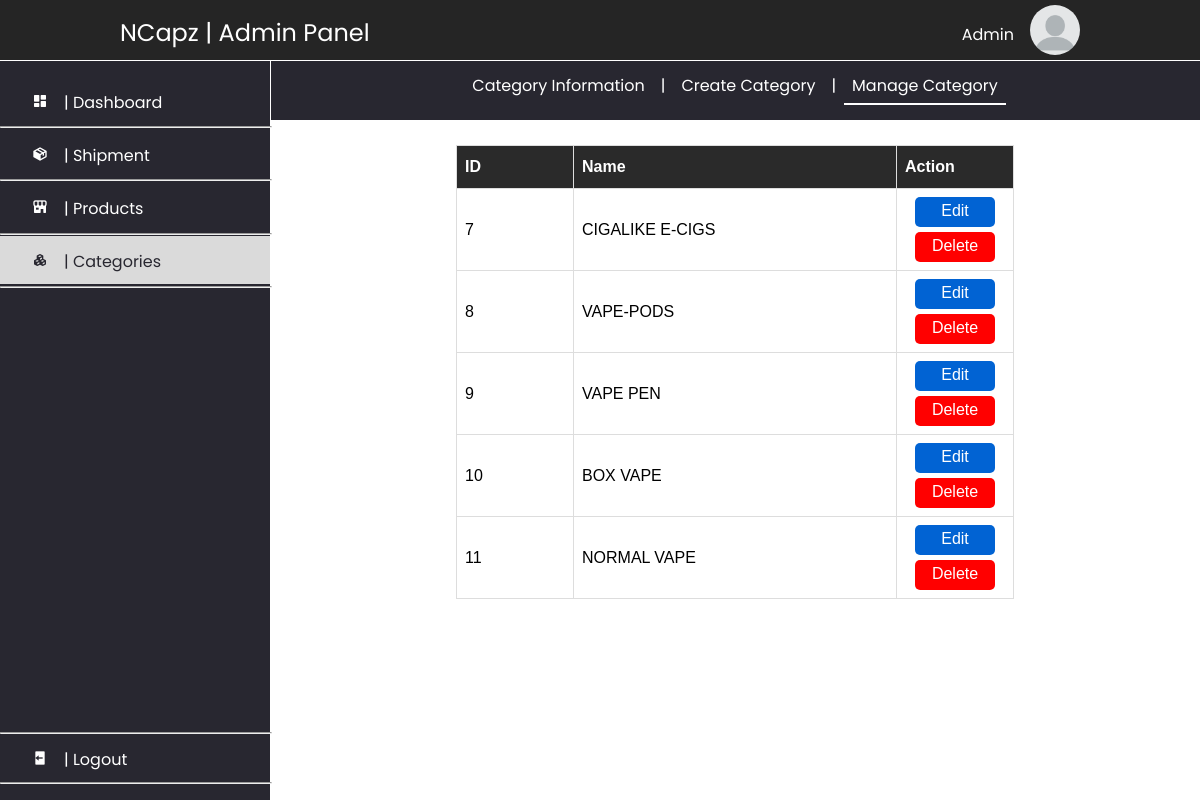
/admin/category_manage.php (signed in), run on the app's committed database.
### tables this page shows
CREATE TABLE `user` (
  `uid` int(255) NOT NULL,
  `email` varchar(255) NOT NULL,
  `username` varchar(255) NOT NULL,
  `password` varchar(255) NOT NULL,
  `permission` varchar(255) NOT NULL DEFAULT 'member',
  `profile_pic` varchar(255) NOT NULL DEFAULT 'user.jpg',
  `join_date` date DEFAULT current_timestamp()
);

CREATE TABLE `categories` (
  `categories_id` int(11) NOT NULL,
  `name` varchar(255) NOT NULL
);

### admin/category_manage.php (the view, shortened to what this page needs)
<?php
    include('../server.php');
    $uid = $_SESSION["uid"];
    $sql_userInformation = "SELECT * FROM user WHERE uid='$uid'";
    $res_userInformation = mysqli_query($conn, $sql_userInformation);
    $row_userInformation = mysqli_fetch_array($res_userInformation);
    $username = $row_userInformation['username'];
?>
<!DOCTYPE html>
<html lang="en">
<head>
    <link rel="stylesheet" href="../css/dashboard.css">
    <link href='https://unpkg.com/boxicons@2.0.7/css/boxicons.min.css' rel='stylesheet'>
</head>
<body class="body">
    <header>
        <div class="container-wrapper">
            <div id="container-wrapper-item1">
                <span id="admin-panel">NCapz | Admin Panel</span>
            </div>
            <div id="container-wrapper-item2">
                <span id="wrapper-username"><?php echo $username; ?></span>
                <img id="wrapper-staff-pic" src="../resource/staff_pic/default.png"></img>
            </div>
        </div>
    </header>
    <div style="height: 60px; width: 100%;"></div>
    <section id="main-container">
    <div class="nav-menu">
            <br><br><br>
            <a href="index.php" style="text-decoration: none;">
                <div  class="nav-menu-items">
                    <i class='bx bxs-dashboard icon'></i>|
                    <span>Dashboard</span>
                </div>
            </a>
            <hr>
            <a href="shipment_information.php" style="text-decoration: none;">
                <div class="nav-menu-items">
                    <i class='bx bxs-package icon'></i>|
                    <span>Shipment</span>
                </div>
            </a>
            <hr>
            <a href="product_information.php" style="text-decoration: none;">
                <div class="nav-menu-items">
                    <i class='bx bxs-store-alt icon'></i>|
                    <span>Products</span>
                </div>
            </a>
            <hr>
            <a href="category_information.php" style="text-decoration: none;">
                <div style="background-color: rgb(218, 218, 218); color: #282730;" class="nav-menu-items">
                    <i class='bx bxs-component icon'></i>|
                    <span>Categories</span>
                </div>
            </a>
            <hr>
            <a href="logout.php">
                <div id="logout-menu" class="nav-menu-items">
                    <hr>
                    <i class='bx bxs-log-out icon'></i>|
                    <span>Logout</span>
                    <hr>
                </div>
            </a>
        </div>
        <div class="nav-bar-breaker">
        </div>
        <div class="main-container">
            <div class="container-nav-bar">
                <a href="category_information.php" style="text-decoration: none;">
                    <div class="container-nav-bar-items">
                        <span>Category Information</span>
                    </div>
                </a>
                <div class="container-nav-bar-items">
                    <span>|</span>
                </div>
                <a style="text-decoration: none;" href="category_create.php">
                    <div class="container-nav-bar-items">
                        <span>Create Category</span>
                    </div>
                </a>
                <div class="container-nav-bar-items">
                    <span>|</span>
                </div>
                <a style="text-decoration: none;" href="category_manage.php">
                    <div style="border-bottom: 2px solid white;" class="container-nav-bar-items">
                        <span>Manage Category</span>
                    </div>
                </a>
            </div>
            <div class="container-items">
                <div style="width: 60%; margin: auto;">
                    <br>
                    <table id="styling-table1">
                        <tr>
                            <th style="width: 100px;">ID</th>
                            <th>Name</th>
                            <th style="width: 100px;">Action</th>
                        </tr>
                            <?php
                                $rec_limit = 6;
                                if(!empty($_REQUEST["page"])){
                                $page = $_REQUEST['page'];
                                $offset = ($page - 1) * $rec_limit;
                                }else{
                                    $offset = 0;
                                }
                                $sql2 = "Select * from categories limit $offset, $rec_limit";
                                $result = mysqli_query($conn,$sql2);
                                if(mysqli_num_rows($result) > 0){
                                    while($row = mysqli_fetch_assoc($result)){
                                        echo "<tr>";
                                            echo "<td>".$row['categories_id']."</td>";
                                            echo "<td>".$row['name']."</td>";
                                            echo "<td><a style='text-decoration: none;' href='edit_category.php?categoryID=".$row['categories_id']."'><div class='action-btn'><span>Edit</span></div></a>
                                            <a style='text-decoration: none;' href='delete_category.php?categoryID=".$row['categories_id']."'><div style='background-color: red; margin-top: 5px;' class='action-btn'><span>Delete</span></div></a></td>";
                                        echo "</tr>";
                                    }
                                }else{
                                    echo "<tr>";
                                        echo "<td style='text-align: center;' colspan='3'>Empty!</td>";
                                    echo "</tr>";
                                }
                                echo "</table>";
                            ?>
                </div>
            </div>
        </div>
    </section>
</body>
</html>

### css/dashboard.css (style rules this page uses)
body { margin: 0px; padding: 0px; font-family: "Poppins", sans-serif; background-color: white; }
header { position: fixed; background-color: rgb(37, 37, 37); width: 100%; height: 60px; border-bottom: 1px solid white; z-index: 10; color: white; }
.container-wrapper { display: flex; width: 80%; height: 100%; margin: auto; }
.container-wrapper div { width: 100%; }
#container-wrapper-item1 { margin-top: 15px; display: flex; justify-content: left; }
#container-wrapper-item2 { margin-top: 15px; display: flex; justify-content: right; }
#admin-panel { font-size: 1.5rem; }
section { display: flex; }
#wrapper-staff-pic { border-radius: 50%; width: 50px; height: 50px; margin-top: -10px; display: inline; }
#wrapper-username { margin-right: 1rem; margin-top: 7px; }
#main-container { height: 100%; min-width: 900px; }
.nav-menu { position: fixed; background-color: #282730; width: 270px; height: 100%; border-right: 1px solid white; z-index: 5; top: 0px; }
.nav-menu div { color: white; margin-top: 0.1rem; margin-bottom: 0.1rem; }
#logout-menu { position: absolute; width: 270px; bottom: 0; margin-bottom: 1rem; }
.nav-menu-items i { margin-right: 1rem; margin-left: 2rem; margin-top: 1rem; margin-bottom: 1rem; }
.nav-menu hr { width: 100%; margin-top: 0px; margin-bottom: 0px; }
.main-container { margin: auto; width: 100%; }
.nav-bar-breaker { width: 270px; min-width: 270px; }
.container-items { margin: auto; width: 100%; background-color: white; padding-bottom: 2rem; }
.container-nav-bar { margin: auto; background-color: #282730; width: 100%; height: 60px; display: flex; box-shadow: rgb(146, 146, 146) 0px -3px; justify-content: center; }
.container-nav-bar-items span { color: white; margin-left: 0.5rem; margin-right: 0.5rem; }
.container-nav-bar-items { height: 30px; margin-top: 13px; }
#styling-table1 { font-family: Arial, Helvetica, sans-serif; border-collapse: collapse; width: 100%; }
#styling-table1 td, #styling-table1 th { border: 1px solid #ddd; padding: 8px; }
#styling-table1 th { padding-top: 12px; padding-bottom: 12px; text-align: left; background-color: #2a2a2a; color: white; }
.action-btn { width: 80px; height: 30px; margin: auto; text-align: center; color: white; background-color: #0163d3; border-radius: 5px; }
.action-btn span { position: relative; top: 5px; }

### data on the page
user: username "Admin"
categories: categories_id "7", name "CIGALIKE E-CIGS"
categories: categories_id "8", name "VAPE-PODS"
categories: categories_id "9", name "VAPE PEN"
categories: categories_id "10", name "BOX VAPE"
categories: categories_id "11", name "NORMAL VAPE"
